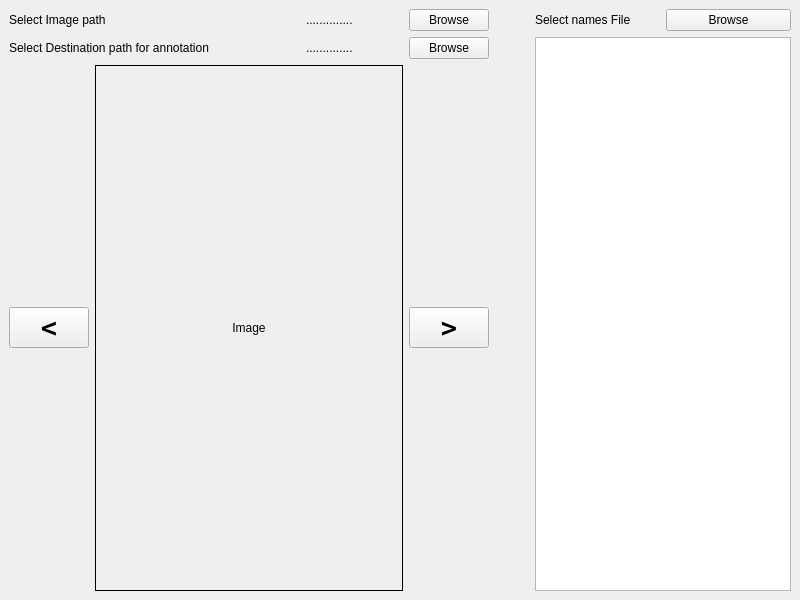
<?xml version="1.0" encoding="UTF-8"?>
<ui version="4.0">
 <class>MainWindow</class>
 <widget class="QMainWindow" name="MainWindow">
  <property name="geometry">
   <rect>
    <x>0</x>
    <y>0</y>
    <width>800</width>
    <height>600</height>
   </rect>
  </property>
  <property name="windowTitle">
   <string>MainWindow</string>
  </property>
  <widget class="QWidget" name="centralwidget">
   <layout class="QGridLayout" name="gridLayout_2">
    <item row="0" column="2">
     <layout class="QGridLayout" name="gridLayout_3">
      <property name="rightMargin">
       <number>0</number>
      </property>
      <item row="0" column="0">
       <layout class="QHBoxLayout" name="horizontalLayout_4">
        <property name="bottomMargin">
         <number>0</number>
        </property>
        <item>
         <widget class="QLabel" name="label_6">
          <property name="text">
           <string>Select names File</string>
          </property>
         </widget>
        </item>
        <item>
         <widget class="QPushButton" name="names_browse">
          <property name="text">
           <string>Browse</string>
          </property>
         </widget>
        </item>
       </layout>
      </item>
      <item row="1" column="0">
       <widget class="QTableWidget" name="names_table">
        <property name="sizePolicy">
         <sizepolicy hsizetype="Fixed" vsizetype="Expanding">
          <horstretch>0</horstretch>
          <verstretch>0</verstretch>
         </sizepolicy>
        </property>
       </widget>
      </item>
     </layout>
    </item>
    <item row="0" column="0">
     <layout class="QGridLayout" name="gridLayout">
      <item row="1" column="0">
       <layout class="QHBoxLayout" name="horizontalLayout_2">
        <property name="bottomMargin">
         <number>0</number>
        </property>
        <item>
         <widget class="QLabel" name="label_3">
          <property name="sizePolicy">
           <sizepolicy hsizetype="Fixed" vsizetype="Fixed">
            <horstretch>0</horstretch>
            <verstretch>0</verstretch>
           </sizepolicy>
          </property>
          <property name="text">
           <string>Select Destination path for annotation</string>
          </property>
         </widget>
        </item>
        <item>
         <spacer name="horizontalSpacer_4">
          <property name="orientation">
           <enum>Qt::Horizontal</enum>
          </property>
          <property name="sizeHint" stdset="0">
           <size>
            <width>40</width>
            <height>20</height>
           </size>
          </property>
         </spacer>
        </item>
        <item>
         <widget class="QLabel" name="label_5">
          <property name="sizePolicy">
           <sizepolicy hsizetype="Fixed" vsizetype="Fixed">
            <horstretch>0</horstretch>
            <verstretch>0</verstretch>
           </sizepolicy>
          </property>
          <property name="text">
           <string>..............</string>
          </property>
         </widget>
        </item>
        <item>
         <spacer name="horizontalSpacer_3">
          <property name="sizePolicy">
           <sizepolicy hsizetype="Fixed" vsizetype="Minimum">
            <horstretch>0</horstretch>
            <verstretch>0</verstretch>
           </sizepolicy>
          </property>
          <property name="orientation">
           <enum>Qt::Horizontal</enum>
          </property>
          <property name="sizeType">
           <enum>QSizePolicy::Fixed</enum>
          </property>
          <property name="sizeHint" stdset="0">
           <size>
            <width>50</width>
            <height>20</height>
           </size>
          </property>
         </spacer>
        </item>
        <item>
         <widget class="QPushButton" name="annotation_browse">
          <property name="sizePolicy">
           <sizepolicy hsizetype="Fixed" vsizetype="Fixed">
            <horstretch>0</horstretch>
            <verstretch>0</verstretch>
           </sizepolicy>
          </property>
          <property name="text">
           <string>Browse</string>
          </property>
         </widget>
        </item>
       </layout>
      </item>
      <item row="0" column="0">
       <layout class="QHBoxLayout" name="horizontalLayout">
        <item>
         <widget class="QLabel" name="label">
          <property name="sizePolicy">
           <sizepolicy hsizetype="Fixed" vsizetype="Fixed">
            <horstretch>0</horstretch>
            <verstretch>0</verstretch>
           </sizepolicy>
          </property>
          <property name="text">
           <string>Select Image path</string>
          </property>
         </widget>
        </item>
        <item>
         <spacer name="horizontalSpacer">
          <property name="sizePolicy">
           <sizepolicy hsizetype="Fixed" vsizetype="Minimum">
            <horstretch>0</horstretch>
            <verstretch>0</verstretch>
           </sizepolicy>
          </property>
          <property name="orientation">
           <enum>Qt::Horizontal</enum>
          </property>
          <property name="sizeHint" stdset="0">
           <size>
            <width>40</width>
            <height>20</height>
           </size>
          </property>
         </spacer>
        </item>
        <item>
         <widget class="QLabel" name="label_4">
          <property name="sizePolicy">
           <sizepolicy hsizetype="Fixed" vsizetype="Fixed">
            <horstretch>0</horstretch>
            <verstretch>0</verstretch>
           </sizepolicy>
          </property>
          <property name="text">
           <string>..............</string>
          </property>
         </widget>
        </item>
        <item>
         <spacer name="horizontalSpacer_2">
          <property name="sizePolicy">
           <sizepolicy hsizetype="Fixed" vsizetype="Minimum">
            <horstretch>0</horstretch>
            <verstretch>0</verstretch>
           </sizepolicy>
          </property>
          <property name="orientation">
           <enum>Qt::Horizontal</enum>
          </property>
          <property name="sizeType">
           <enum>QSizePolicy::Fixed</enum>
          </property>
          <property name="sizeHint" stdset="0">
           <size>
            <width>50</width>
            <height>20</height>
           </size>
          </property>
         </spacer>
        </item>
        <item>
         <widget class="QPushButton" name="img_browse">
          <property name="sizePolicy">
           <sizepolicy hsizetype="Fixed" vsizetype="Fixed">
            <horstretch>0</horstretch>
            <verstretch>0</verstretch>
           </sizepolicy>
          </property>
          <property name="text">
           <string>Browse</string>
          </property>
         </widget>
        </item>
       </layout>
      </item>
      <item row="3" column="0">
       <layout class="QGridLayout" name="gridLayout_4">
        <property name="bottomMargin">
         <number>0</number>
        </property>
        <item row="0" column="1">
         <widget class="QLabel" name="image_view">
          <property name="sizePolicy">
           <sizepolicy hsizetype="Expanding" vsizetype="Expanding">
            <horstretch>0</horstretch>
            <verstretch>0</verstretch>
           </sizepolicy>
          </property>
          <property name="styleSheet">
           <string notr="true">border: 1px solid black;</string>
          </property>
          <property name="text">
           <string>Image</string>
          </property>
          <property name="alignment">
           <set>Qt::AlignCenter</set>
          </property>
         </widget>
        </item>
        <item row="0" column="2">
         <widget class="QPushButton" name="next_btn">
          <property name="sizePolicy">
           <sizepolicy hsizetype="Fixed" vsizetype="Fixed">
            <horstretch>0</horstretch>
            <verstretch>0</verstretch>
           </sizepolicy>
          </property>
          <property name="font">
           <font>
            <family>DejaVu Sans Mono</family>
            <pointsize>20</pointsize>
            <weight>75</weight>
            <bold>true</bold>
           </font>
          </property>
          <property name="text">
           <string>&gt;</string>
          </property>
         </widget>
        </item>
        <item row="0" column="0">
         <widget class="QPushButton" name="prev_btn">
          <property name="sizePolicy">
           <sizepolicy hsizetype="Fixed" vsizetype="Fixed">
            <horstretch>0</horstretch>
            <verstretch>0</verstretch>
           </sizepolicy>
          </property>
          <property name="font">
           <font>
            <family>DejaVu Sans Mono</family>
            <pointsize>20</pointsize>
            <weight>75</weight>
            <bold>true</bold>
           </font>
          </property>
          <property name="text">
           <string>&lt;</string>
          </property>
         </widget>
        </item>
       </layout>
      </item>
     </layout>
    </item>
    <item row="0" column="1">
     <spacer name="horizontalSpacer_5">
      <property name="orientation">
       <enum>Qt::Horizontal</enum>
      </property>
      <property name="sizeType">
       <enum>QSizePolicy::Fixed</enum>
      </property>
      <property name="sizeHint" stdset="0">
       <size>
        <width>40</width>
        <height>20</height>
       </size>
      </property>
     </spacer>
    </item>
   </layout>
  </widget>
 </widget>
 <resources/>
 <connections/>
</ui>
